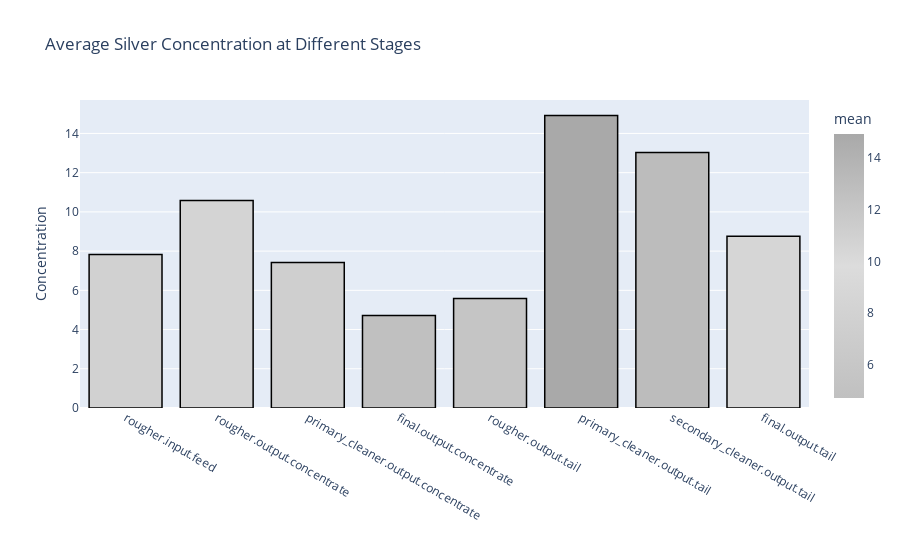

Source (notebook cell):
### Markdown cell above
### We see the concentration of lead incraese throughout each stage of processing.  This occuring probably has more to do due to it's similarities to gold (density), than an actual desire to process it. So the increase we see in the tailings probably is not a bad thing.

### Code cell
columns_of_interest = ['rougher.input.feed_ag','rougher.output.concentrate_ag','primary_cleaner.output.concentrate_ag','final.output.concentrate_ag',
'rougher.output.tail_ag','primary_cleaner.output.tail_ag',  'secondary_cleaner.output.tail_ag','final.output.tail_ag']

labels = ['rougher.input.feed', 'rougher.output.concentrate', 'primary_cleaner.output.concentrate', 'final.output.concentrate', 'rougher.output.tail', 'primary_cleaner.output.tail', 'secondary_cleaner.output.tail', 'final.output.tail']
# data for graph
means = {col: df[col].mean() for col in columns_of_interest}
plot_df = pd.DataFrame(list(means.items()), columns=['column', 'mean'])


# bar graph
silver = ['#C0C0C0', '#DCDCDC', '#A9A9A9']
fig = px.bar(plot_df, x='column', y='mean', color='mean', color_continuous_scale=silver, 
title='Average Silver Concentration at Different Stages')
fig.update_layout(yaxis_title='Concentration', xaxis_title='')
fig.update_traces(marker_line_color='black', marker_line_width=1.5)
fig.update_xaxes(tickvals=columns_of_interest, ticktext=labels)
fig.show()

### Figure 1 — Plotly figure (JSON) as saved in the notebook; plotly's stock layout.template omitted (floating-point values rounded to 4 significant figures)
{"data": [{"alignmentgroup": "True", "hovertemplate": "column=%{x}<br>mean=%{marker.color}<extra></extra>", "legendgroup": "", "marker": {"color": [7.833, 10.58, 7.425, 4.718, 5.587, 14.92, 13.02, 8.759], "coloraxis": "coloraxis", "line": {"color": "black", "width": 1.5}, "pattern": {"shape": ""}}, "name": "", "offsetgroup": "", "orientation": "v", "showlegend": false, "textposition": "auto", "type": "bar", "x": ["rougher.input.feed_ag", "rougher.output.concentrate_ag", "primary_cleaner.output.concentrate_ag", "final.output.concentrate_ag", "rougher.output.tail_ag", "primary_cleaner.output.tail_ag", "secondary_cleaner.output.tail_ag", "final.output.tail_ag"], "xaxis": "x", "y": [7.833, 10.58, 7.425, 4.718, 5.587, 14.92, 13.02, 8.759], "yaxis": "y"}], "layout": {"barmode": "relative", "coloraxis": {"colorbar": {"title": {"text": "mean"}}, "colorscale": [[0, "#C0C0C0"], [0.5, "#DCDCDC"], [1, "#A9A9A9"]]}, "legend": {"tracegroupgap": 0}, "title": {"text": "Average Silver Concentration at Different Stages"}, "xaxis": {"anchor": "y", "domain": [0, 1], "ticktext": ["rougher.input.feed", "rougher.output.concentrate", "primary_cleaner.output.concentrate", "final.output.concentrate", "rougher.output.tail", "primary_cleaner.output.tail", "secondary_cleaner.output.tail", "final.output.tail"], "tickvals": ["rougher.input.feed_ag", "rougher.output.concentrate_ag", "primary_cleaner.output.concentrate_ag", "final.output.concentrate_ag", "rougher.output.tail_ag", "primary_cleaner.output.tail_ag", "secondary_cleaner.output.tail_ag", "final.output.tail_ag"], "title": {"text": ""}}, "yaxis": {"anchor": "x", "domain": [0, 1], "title": {"text": "Concentration"}}}}
